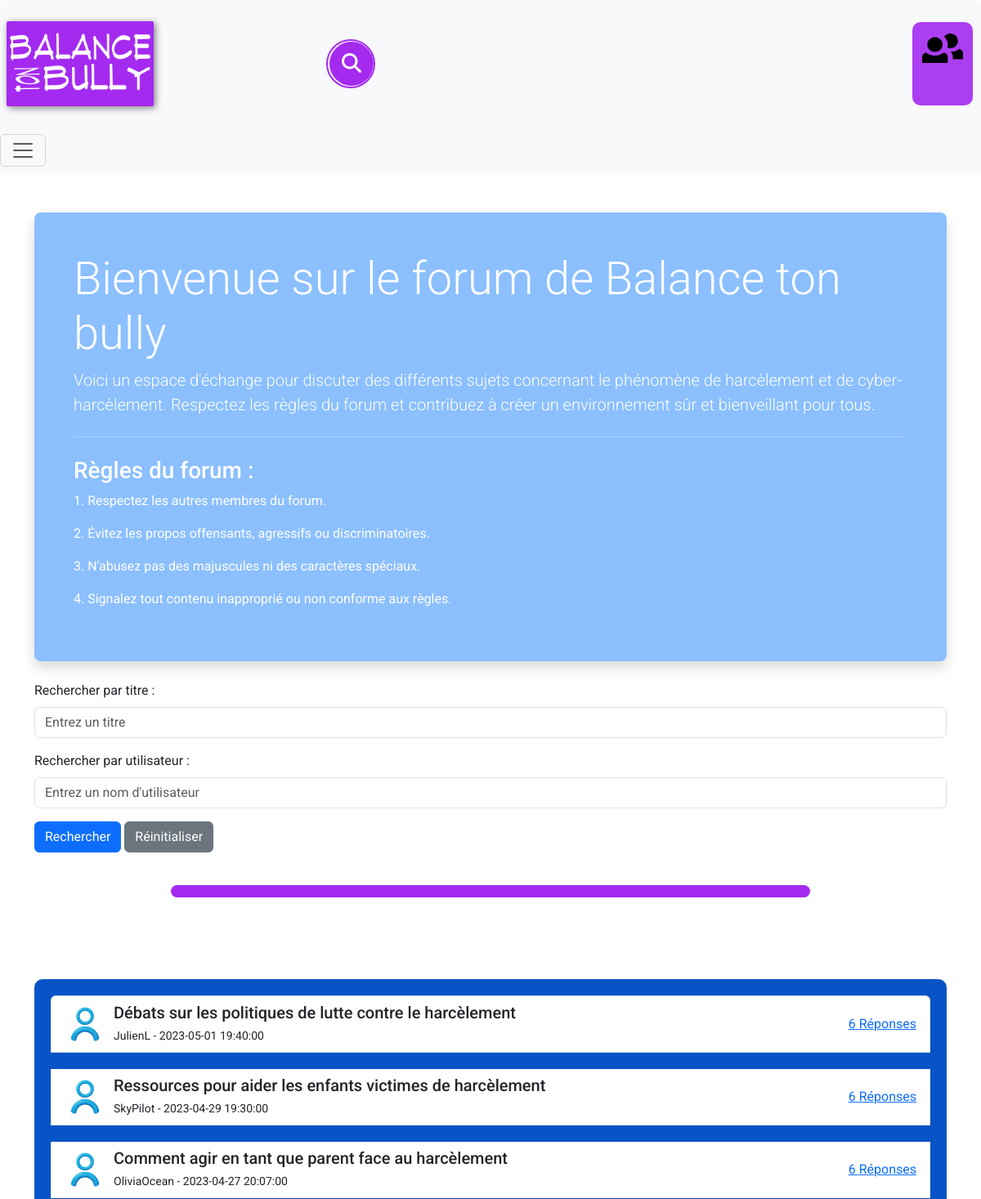
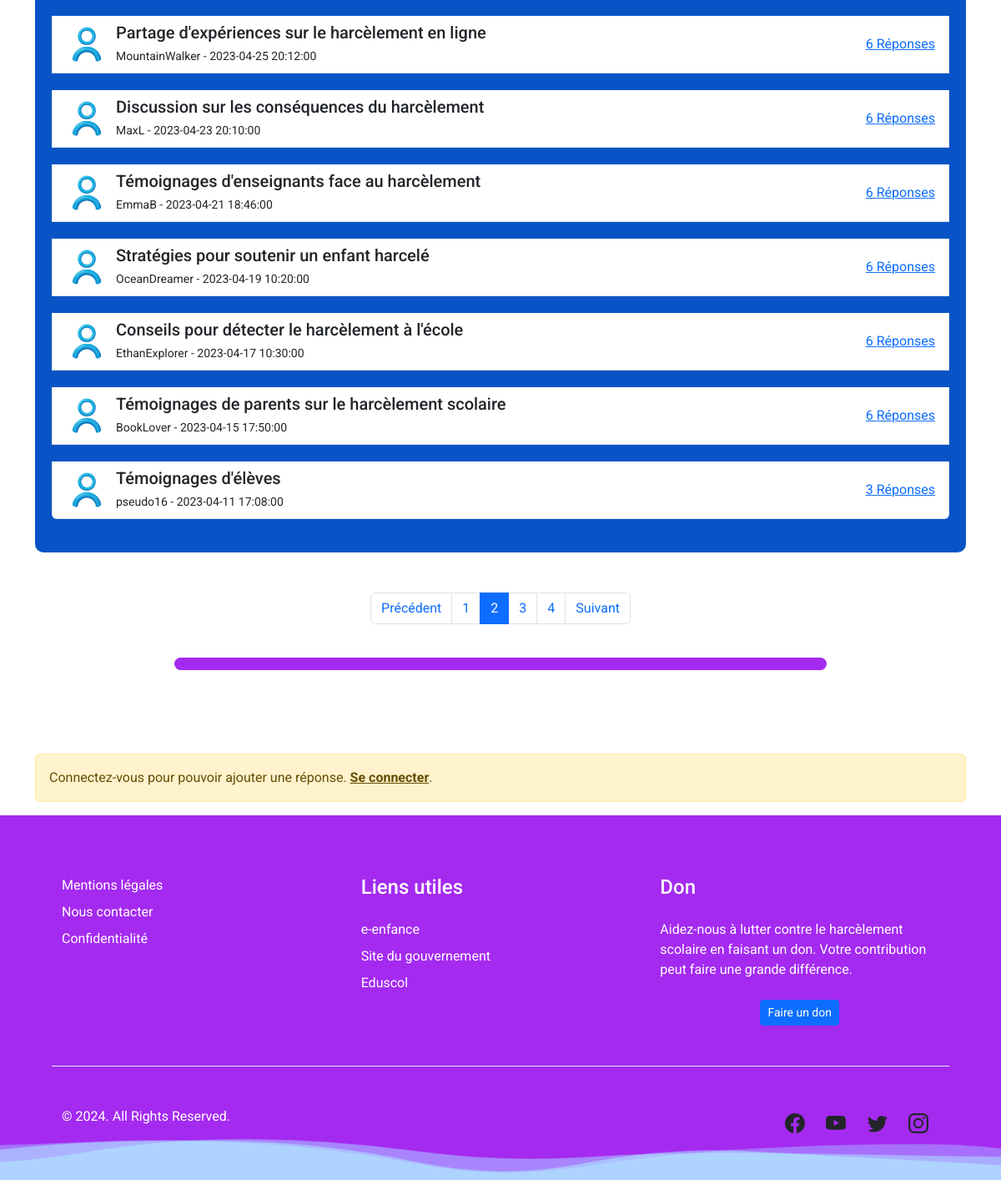
The app's page /pages/accueilForum.php?page=2 with its own data (2 pictures, top to bottom).
### tables this page shows
CREATE TABLE `sujets_forum` (
    `id` int(11) NOT NULL AUTO_INCREMENT,
    `id_utilisateur` int(11) NOT NULL,
    `titre` varchar(255) NOT NULL,
    `contenu` text NOT NULL,
    `date_creation` datetime NOT NULL,
    `date_mise_a_jour` datetime DEFAULT NULL,
    PRIMARY KEY (`id`),
    CONSTRAINT `fk_sujets_utilisateur` FOREIGN KEY (`id_utilisateur`) REFERENCES `utilisateurs` (`id`)
);

CREATE TABLE `utilisateurs` (
    `id` int(11) NOT NULL AUTO_INCREMENT,   
    `firstName` varchar(255),      
    `name` varchar(255),           
    `userName` varchar(255) NOT NULL,       
    `mail` varchar(255) NOT NULL,           
    `photo_avatar` varchar(255) DEFAULT '/Balance_ton_bully/assets/avatarProfil.png', 
    `password` varchar(255) NOT NULL,       
    `token` varchar(50) DEFAULT NULL,
    `id_role` int(11) DEFAULT 2,             
    est_supprime BOOLEAN DEFAULT FALSE,
    PRIMARY KEY (`id`)                      
);

### pages/accueilForum.php (the view, shortened to what this page needs)
<?php
function compterSujets($dbh) {
    $countSql = "SELECT COUNT(*) AS total FROM sujets_forum";
    $stmt = $dbh->query($countSql);
    return $stmt->fetch(PDO::FETCH_ASSOC)['total'];
}
function recupererSujets($dbh, $limit, $offset, $searchTitle, $searchUser) {
    $sql = "SELECT sujets_forum.*, COUNT(reponses_forum.id_reponse) AS nombre_reponses, utilisateurs.userName, utilisateurs.photo_avatar
            FROM sujets_forum
            LEFT JOIN reponses_forum ON sujets_forum.id = reponses_forum.id_sujet
            LEFT JOIN utilisateurs ON sujets_forum.id_utilisateur = utilisateurs.id";
    $sql .= " GROUP BY sujets_forum.id
              ORDER BY sujets_forum.date_creation DESC
              LIMIT :limit OFFSET :offset";
    $stmt = $dbh->prepare($sql);
    $stmt->bindValue(':limit', $limit, PDO::PARAM_INT);
    $stmt->bindValue(':offset', $offset, PDO::PARAM_INT);
    $stmt->execute();
    return $stmt;
}
try {
    $dbh = dbConnexion();
    $limit = 10;
    $page = isset($_GET['page']) ? $_GET['page'] : 1;
    $offset = ($page - 1) * $limit;
    $totalRows = compterSujets($dbh);
    $totalPages = ceil($totalRows / $limit);
    $searchTitle = isset($_GET['searchTitle']) ? trim($_GET['searchTitle']) : '';
    $searchUser = isset($_GET['searchUser']) ? trim($_GET['searchUser']) : '';
    $result = recupererSujets($dbh, $limit, $offset, $searchTitle, $searchUser);
} catch (PDOException $e) {
    echo "Erreur PDO : " . $e->getMessage();
    exit();
}
?>
<!DOCTYPE html>
<html lang="fr">
<head>
    <link href="https://cdn.jsdelivr.net/npm/bootstrap@5.3.3/dist/css/bootstrap.min.css" rel="stylesheet">
    <link href="https://cdn.jsdelivr.net/npm/tailwindcss@2.2.19/dist/tailwind.min.css" rel="stylesheet">
    <link rel="stylesheet" href="../css/style.css">
    <link rel="stylesheet" href="../css/styleForum.css">
</head>
<body>
<?php include('../includes/headerNav.php') ?>
<div class="container mt-5">
    <div class="jumbotron jumbotron-fluid jumbotron-primary text-white rounded-3 p-5 shadow">
        <h1 class="display-4">Bienvenue sur le forum de Balance ton bully</h1>
        <p class="lead">Voici un espace d'échange pour discuter des différents sujets concernant le phénomène de harcèlement et de cyber-harcèlement. Respectez les règles du forum et contribuez à créer un environnement sûr et bienveillant pour tous.</p>
        <hr class="my-4 bg-light">
        <h3>Règles du forum :</h3>
        <p>1. Respectez les autres membres du forum.</p>
        <p>2. Évitez les propos offensants, agressifs ou discriminatoires.</p>
        <p>3. N'abusez pas des majuscules ni des caractères spéciaux.</p>
        <p>4. Signalez tout contenu inapproprié ou non conforme aux règles.</p>
    </div>
    <br>
    <form method="GET" action="">
        <div class="mb-3">
            <label for="searchTitle" class="form-label">Rechercher par titre :</label>
            <input type="text" class="form-control" id="searchTitle" name="searchTitle" placeholder="Entrez un titre">
        </div>
        <div class="mb-3">
            <label for="searchUser" class="form-label">Rechercher par utilisateur :</label>
            <input type="text" class="form-control" id="searchUser" name="searchUser" placeholder="Entrez un nom d'utilisateur">
        </div>
        <div class="mb-3">
            <button type="submit" class="btn btn-primary">Rechercher</button>
            <a href="accueilForum.php" class="btn btn-secondary">Réinitialiser</a>
        </div>
    </form>
    <br>
    <div class="transition"></div>
    <div class="sujets-container">
        <div class="list-group">
            <?php if ($result->rowCount() > 0) : ?>
                <?php while($row = $result->fetch(PDO::FETCH_ASSOC)) : ?>
                    <a href="sujet.php?id=<?php echo $row['id']; ?>" class="list-group-item sujet">
                        <div class="d-flex align-items-center">
                            <img src="<?php echo $row['photo_avatar']; ?>" alt="Avatar" class="avatar mr-3">
                            <div>
                                <h5 class="mb-1"><?php echo $row['titre']; ?></h5>
                                <small><?php echo $row['userName']; ?> - <?php echo $row['date_creation']; ?> </small>
                            </div>
                            <div class="nombre-reponses">
                                <span class="text-decoration-underline text-primary" style="cursor: pointer;" ><?php echo $row['nombre_reponses']; ?> Réponses</span>
                            </div>
                        </div>
                    </a>
                <?php endwhile; ?>
            <?php else : ?>
                <p>Aucun sujet trouvé.</p>
            <?php endif; ?>
        </div>
    </div>
    <br>
    <?php if ($totalPages > 1) : ?>
        <nav aria-label="Pagination" class="mt-4">
            <ul class="pagination justify-content-center">
                <li class="page-item <?php echo $page <= 1 ? 'disabled' : ''; ?>">
                    <a class="page-link" href="?page=<?php echo $page - 1; ?>" tabindex="-1">Précédent</a>
                </li>
                <?php for ($i = 1; $i <= $totalPages; $i++) : ?>
                    <?php
                    $pageDelta = 2;
                    if ($i >= $page - $pageDelta && $i <= $page + $pageDelta) :
                        ?>
                        <li class="page-item <?php echo $page == $i ? 'active' : ''; ?>">
                            <a class="page-link" href="?page=<?php echo $i; ?>"><?php echo $i; ?></a>
                        </li>
                    <?php endif; ?>
                <?php endfor; ?>
                <li class="page-item <?php echo $page >= $totalPages ? 'disabled' : ''; ?>">
                    <a class="page-link" href="?page=<?php echo $page + 1; ?>">Suivant</a>
                </li>
            </ul>
        </nav>
    <?php endif; ?>
    <br>
    <div class="transition"></div>
</div>
<?php
if(isset($_SESSION['nickName'])) :
    ?>
    <div class="container mt-5">
        <div class="card">
            <div class="card-header">
                Créer un nouveau sujet
            </div>
            <div class="card-body">
                <form method="post" action="../pages/ajouterSujet.php">
                    <div class="form-group">
                        <label for="titre">Titre du sujet</label>
                        <input type="text" class="form-control" id="titre" name="titre" required>
                    </div>
                    <div class="form-group">
                        <label for="contenu">Contenu du sujet</label>
                        <textarea class="form-control" id="contenu" name="contenu" rows="5" required></textarea>
                    </div>
                    <button type="submit" class="btn btn-primary mt-2">Créer</button>
                </form>
            </div>
        </div>
    </div>
<?php else : ?>
    <div class="container mt-5">
        <div class="alert alert-warning" role="alert">
            Connectez-vous pour pouvoir ajouter une réponse. <a href="../php/connexion.php" class="alert-link">Se connecter</a>.
        </div>
    </div>
<?php endif; ?>
<?php include('../includes/footer.php') ?>
</body>
</html>

### css/style.css (style rules this page uses)
* { font-family: "Roboto"; margin: 0; box-sizing: border-box; padding: 0; }
body, html { height: 100%; }
.transition { display: flex; justify-content: center; align-items: center; height: 15px; margin-left: 15%; margin-right: 15%; background: #A42AF0; border-radius: 13px; margin-bottom: 100px; }

### css/styleForum.css (style rules this page uses)
.jumbotron-primary { background-color: #8BBFFE; color: white; }
.avatar { width: 50px; height: 50px; border-radius: 50%; margin-right: 10px; }
.sujet { margin-bottom: 20px; }
.nombre-reponses { margin-left: auto; }
.sujets-container { background-color: #0854C7; padding: 20px; border-radius: 10px; margin-top: 20px; }

### records on screen
sujets_forum: id_utilisateur.photo_avatar (picture), titre "Débats sur les politiques de lutte contre le harcèlement", id_utilisateur.userName "JulienL", date_creation "2023-05-01 19:40:00", nombre_reponses "6"
sujets_forum: id_utilisateur.photo_avatar (picture), titre "Ressources pour aider les enfants victimes de harcèlement", id_utilisateur.userName "SkyPilot", date_creation "2023-04-29 19:30:00", nombre_reponses "6"
sujets_forum: id_utilisateur.photo_avatar (picture), titre "Comment agir en tant que parent face au harcèlement", id_utilisateur.userName "OliviaOcean", date_creation "2023-04-27 20:07:00", nombre_reponses "6"
sujets_forum: id_utilisateur.photo_avatar (picture), titre "Partage d'expériences sur le harcèlement en ligne", id_utilisateur.userName "MountainWalker", date_creation "2023-04-25 20:12:00", nombre_reponses "6"
sujets_forum: id_utilisateur.photo_avatar (picture), titre "Discussion sur les conséquences du harcèlement", id_utilisateur.userName "MaxL", date_creation "2023-04-23 20:10:00", nombre_reponses "6"
sujets_forum: id_utilisateur.photo_avatar (picture), titre "Témoignages d'enseignants face au harcèlement", id_utilisateur.userName "EmmaB", date_creation "2023-04-21 18:46:00", nombre_reponses "6"
sujets_forum: id_utilisateur.photo_avatar (picture), titre "Stratégies pour soutenir un enfant harcelé", id_utilisateur.userName "OceanDreamer", date_creation "2023-04-19 10:20:00", nombre_reponses "6"
sujets_forum: id_utilisateur.photo_avatar (picture), titre "Conseils pour détecter le harcèlement à l'école", id_utilisateur.userName "EthanExplorer", date_creation "2023-04-17 10:30:00", nombre_reponses "6"
sujets_forum: id_utilisateur.photo_avatar (picture), titre "Témoignages de parents sur le harcèlement scolaire", id_utilisateur.userName "BookLover", date_creation "2023-04-15 17:50:00", nombre_reponses "6"
sujets_forum: id_utilisateur.photo_avatar (picture), titre "Témoignages d'élèves", id_utilisateur.userName "pseudo16", date_creation "2023-04-11 17:08:00", nombre_reponses "3"
